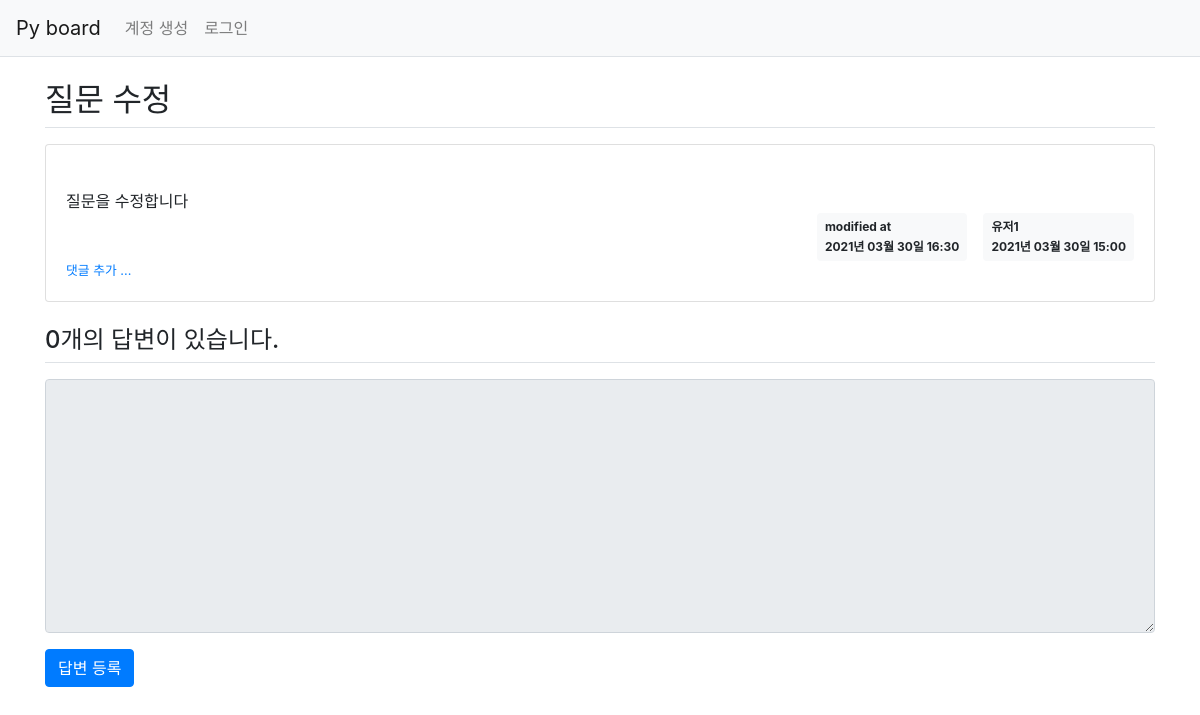
Before: /question/detail/303/ with the older database file.
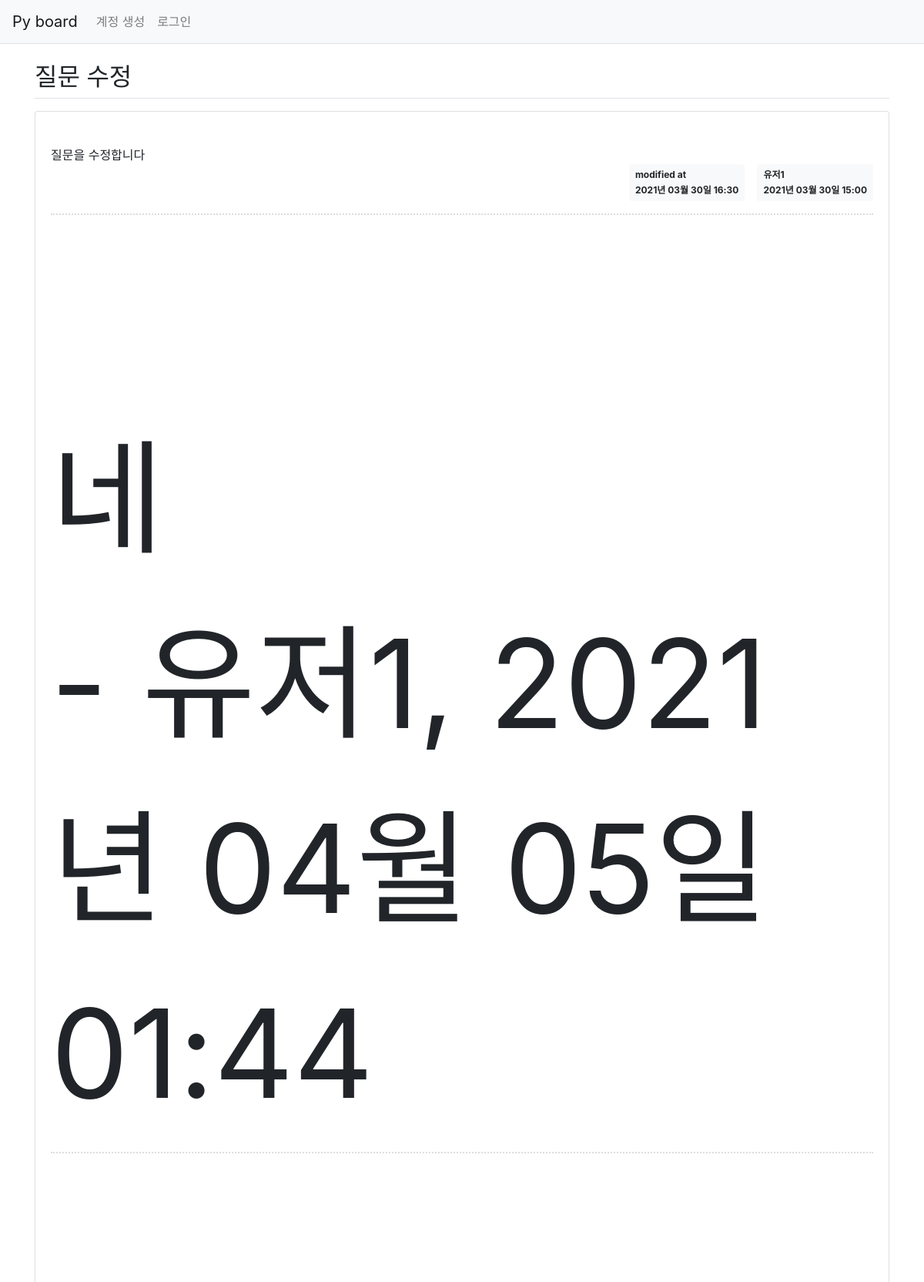
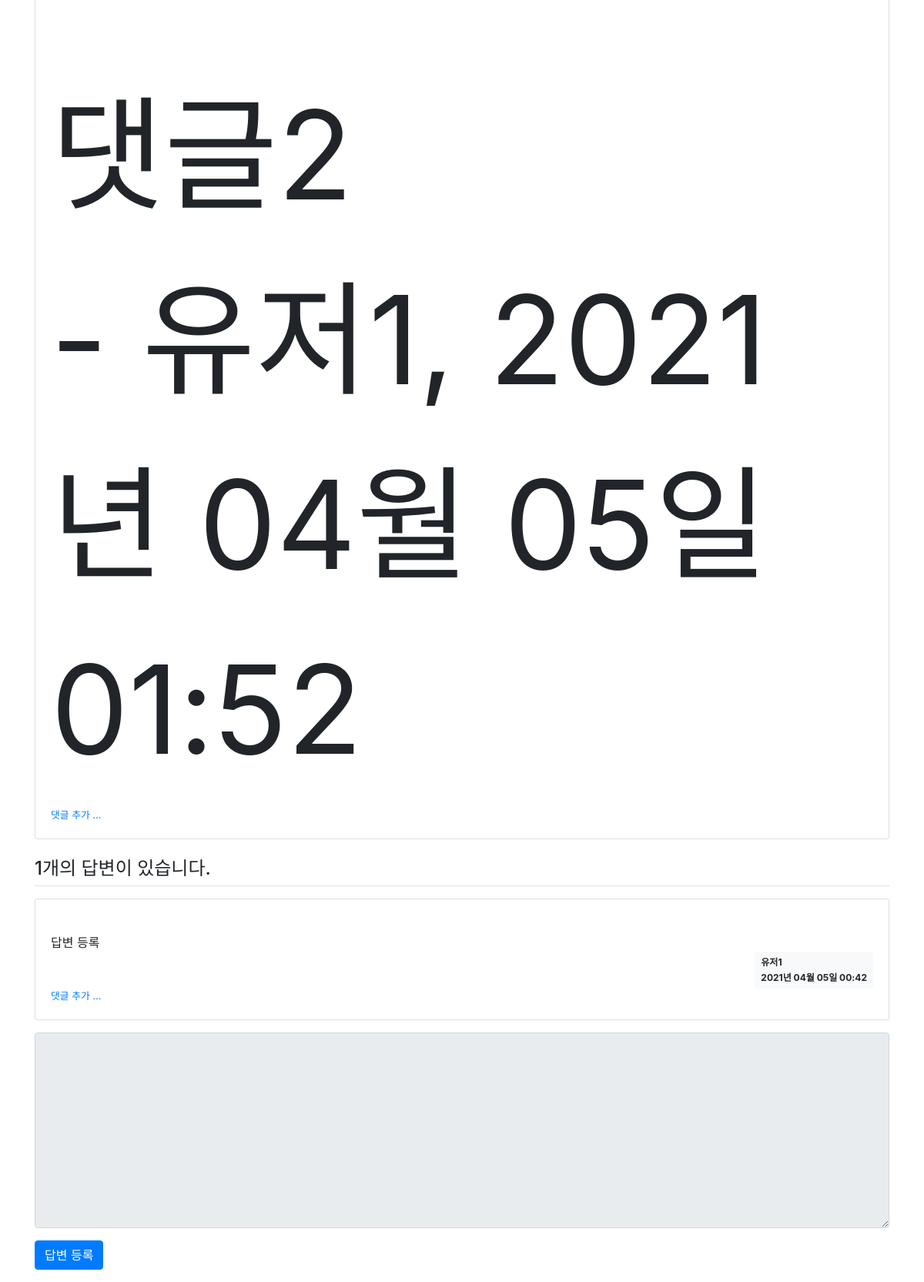
After: the same page with the newer database file (2 pictures, top to bottom).
### pyboard/models.py (models this page shows)
class Question(db.Model):
    modify_date = db.Column(db.DateTime(),nullable=True)
    id = db.Column(db.Integer, primary_key = True)
    subject = db.Column(db.String(200), nullable = False)
    content = db.Column(db.Text(), nullable = False)
    create_date = db.Column(db.DateTime(), nullable = False)
    user_id = db.Column(db.Integer, db.ForeignKey('user.id',
            ondelete='CASCADE'),nullable=False)
    user = db.relationship('User',backref=db.backref('question_set'))

class User(db.Model):
    id = db.Column(db.Integer,primary_key = True)
    username = db.Column(db.String(150),unique = True, nullable = False)
    pw = db.Column(db.String(200), nullable = False)
    email = db.Column(db.String(120),unique = True, nullable = False)

class Comment(db.Model):
    id = db.Column(db.Integer,primary_key=True)
    user_id = db.Column(db.Integer, db.ForeignKey('user.id',ondelete="CASCADE"),
                        nullable = False)
    user = db.relationship('User', backref=db.backref('comment_set'))
    content = db.Column(db.Text(),nullable=False)
    create_date = db.Column(db.DateTime(),nullable=False)
    modify_date = db.Column(db.DateTime())
    question_id = db.Column(db.Integer, db.ForeignKey('question.id',ondelete='CASCADE'),
                            nullable=True)
    question = db.relationship('Question',backref=db.backref('comment_set'))
    answer_id= db.Column(db.Integer,db.ForeignKey('answer.id',ondelete='CASCADE'),
                         nullable=True)
    answer = db.relationship('Answer',backref=db.backref('comment_set'))

class Answer(db.Model):
    modify_date = db.Column(db.DateTime(), nullable=True)
    id = db.Column(db.Integer, primary_key = True)
    question_id = db.Column(db.Integer, db.ForeignKey('question.id', ondelete = 'CASCADE'))
    question = db.relationship('Question',backref = db.backref('answer_set', cascade='all, delete-orphan')) #참조
    content = db.Column(db.Text(), nullable=False)
    create_date = db.Column(db.DateTime(), nullable=False)
    user_id = db.Column(db.Integer, db.ForeignKey('user.id',
            ondelete='CASCADE'), nullable=False)
    user = db.relationship('User', backref=db.backref('answer_set'))

### pyboard/views/question_views.py (the view)
@bp.route('/detail/<int:question_id>/')
def detail(question_id):
    form = AnswerForm()
    q = Question.query.get_or_404(question_id)
    return render_template('question/question_detail.html',question = q, form = form)

### pyboard/forms.py
class AnswerForm(FlaskForm):
    content = TextAreaField('내용',validators=[DataRequired('내용은 필수입력 항목입니다.')])

### pyboard/filter.py (called while the page is built)
def format_datetime(value, fmt ='%Y년 %m월 %d일 %H:%M'):
    return value.strftime(fmt)

### pyboard/views/auth_views.py (called while the page is built)
@bp.before_app_request
def load_login_user():
    user_id = session.get('user_id')
    if user_id is None:
        g.user = None
    else:
        g.user = User.query.get(user_id)

### pyboard/templates/question/question_detail.html (shortened to what this page needs)
{% extends 'base.html' %}
{% block content %}
<div class='container my-3'>
    <h2 class='border-bottom py-2'>
        {{question.subject}}
    </h2>
    <div class='card my-3'>
        <div class='card-body'>
            <div class='card-text' style='white-space:pre-line;'>
                {{question.content}}
            </div>
            <div class='d-flex justify-content-end'>
                {% if question.modify_date %}
                <div class='badge badge-light p-2 text-left mx-3'>
                    <div class='mb-2'>modified at</div>
                    <div>{{question.modify_date|datetime}}</div>
                </div>
                {% endif %}
                <div class='badge badge-light p-2 text-left'>
                    <div class='mb-2'>{{question.user.username}}</div>
                    <div>{{question.create_date|datetime}}</div>
                </div>
            </div>
            {% if question.comment_set|length>0 %}
            <div class='mt-3'>
                {% for comment in question.comment_set %}
                <div class='comment py-2'>
                    <span style='white-space:pre-line;'>
                        {{comment.content}}
                    </span>
                    <span>
                        - {{comment.user.username}}, {{comment.create_date|datetime}}
                    </span>
                </div>
                {% endfor %}
            </div>
            {% endif %}
            <div>
                <a href='{{url_for("comment.create_question",question_id=question.id)}}' class='small'>
                    댓글 추가 ...
                </a>
            </div>
        </div>
    </div>
    <h4 class='border-bottom my-3 py-2'>{{question.answer_set | length }}개의 답변이 있습니다.</h4>
    {% for a in question.answer_set %}
    <div class='card my-3'>
        <div class='card-body'>
            <div class='card-text' style='white-space:pre-line;'>
                {{a.content}}
            </div>
            <div class='d-flex justify-content-end'>
                <div class='badge badge-light p-2 text-left'>
                    <div class='mb-2'>{{question.user.username}}</div>
                    <div>{{a.create_date|datetime}}</div>
                </div>
            </div>
            <div>
                <a href='{{ url_for("comment.create_answer", answer_id=a.id) }}' class='small'>
                    댓글 추가 ...
                </a>
            </div>
        </div>
    </div>
    {% endfor %}
    <form action="{{url_for('answer.create',question_id=question.id)}}" method='post' class='my-3'>
        <div class='form-group'>
            <textarea {% if not g.user %}disabled{% endif %} name='content' id='content' class='form-control'
                rows='10'></textarea>
        </div>
        <input type='submit' value="답변 등록" class='btn btn-primary'>
    </form>
</div>
{% endblock %}

### pyboard/templates/base.html (shortened to what this page needs)
<!DOCTYPE html>
<html lang="ko">
<head>
    <link rel="stylesheet" href="{{ url_for('static', filename='bootstrap.min.css') }}">
    <link rel="stylesheet" href="{{ url_for('static', filename='style.css') }}">
</head>
<body>
    {% include 'navbar.html' %}
    {% block content %}
    {% endblock %}
</body>
</html>

### pyboard/templates/navbar.html (shortened to what this page needs)
<nav class='navbar navbar-expand-lg navbar-light bg-light border-bottom'>
    <a class='navbar-brand' href='{{url_for("main.index")}}'>Py board</a>
    <div class='collapse navbar-collapse flex-grow-0' id='navbarNav'>
        {% if g.user %}
        <ul class='navbar-nav'>
            <li class='nav-item'>
                <a class='nav-link' href='{{url_for("auth.logout")}}'>
                    {{g.user.username}} (로그아웃)
                </a>
            </li>
        </ul>
        {% else %}
        <ul class='navbar-nav'>
            <li class='nav-item'>
                <a class='nav-link' href='{{url_for("auth.signup")}}'>계정 생성</a>
            </li>
            <li class="nav-item ">
                <a class="nav-link" href='{{url_for("auth.login")}}'>로그인</a>
            </li>
        </ul>
        {% endif %}
    </div>
</nav>

### pyboard/static/style.css (style rules this page uses)
.comment { border-top: dotted 2px #ddd; font-size: 10em; }

Changed rows visible on the page:
added Comment: content "네", user.username "유저1", create_date "2021년 04월 05일 01:44"
added Comment: content "댓글2", user.username "유저1", create_date "2021년 04월 05일 01:52"
added Answer: content "답변 등록", {{ question.user.username }} "유저1", create_date "2021년 04월 05일 00:42"
Other visible differences:
{{ question.answer_set | length }}: "0" → "1"
